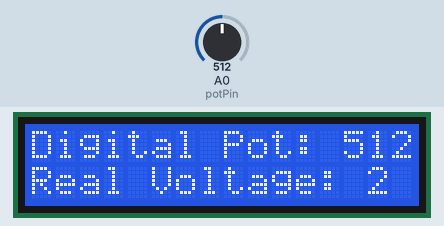
A sketch run on a simulated Arduino Uno, built with avr-gcc and run on an emulated ATmega328P. Shown: 16×2 character LCD. The test bench sets the inputs (shaded band); at power-on: A0 (potPin) = 512.

Above: at 2.2 s.
2.3 s: A0 (potPin) set to 716
At 3.5 s:
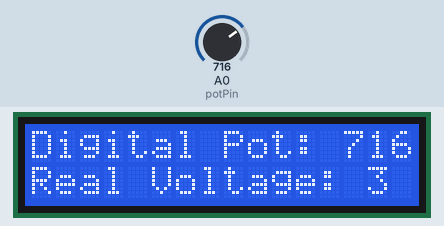
3.8 s: A0 (potPin) set to 900
At 4.6 s:
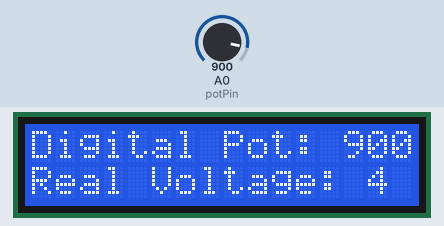
5.3 s: A0 (potPin) set to 1023
At 5.7 s:
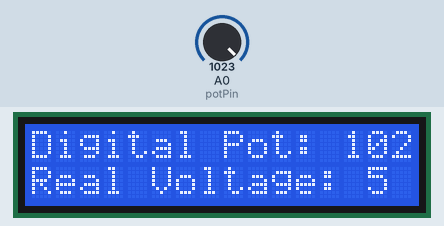
Timing chart, 0 to 8.3 s (numbered marks = the images above; inputs shaded):
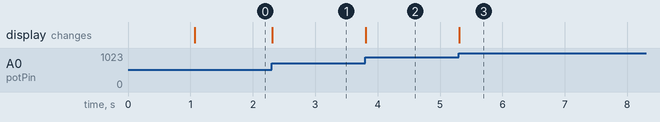

The sketch:

sketch.ino
```cpp
#include<LiquidCrystal.h>

LiquidCrystal lcd(12, 11, 5, 4, 3, 2);

const int potPin = A0;

/*changes the digital voltage value
between 0 and 1023 to voltage
between 0V and 5V*/
int digital_to_voltage(int digital){
  float voltage = (digital * 5)/1023;
  return voltage;
}

void setup() {

  lcd.begin(16,2);
  lcd.print("Initializing...");
  delay(1000);
  lcd.clear();

}

void loop() {

  int potValue = analogRead(potPin);
  if (potValue > 1023) {
    lcd.setCursor(0, 0);
    lcd.print("Error: > 1023");
    return;
}
  int potVoltage = digital_to_voltage(potValue);
  lcd.setCursor(0, 0);
  lcd.print("Digital Pot: ");
  lcd.print(potValue);
  String potValue_string = String(potValue);
  FillSpace("Digital Pot: ", potValue_string);
  lcd.setCursor(0, 1);
  lcd.print("Real Voltage: ");
  lcd.print(potVoltage);
  String potVoltage_string = String(potVoltage);
  FillSpace("Real Voltage: ", potVoltage_string);
}


void FillSpace(const char* string1, String string2){

  int len = strlen(string1) + string2.length();

  for (int i =0; i< (20 -len); i++){
    lcd.print(" ");
  }
}
```

Measured:
- after the input at 2.3 s, the display: changes at once (image 1)
- after the input at 3.8 s, the display: changes at once (image 2)
- after the input at 5.3 s, the display: changes at once (image 3)
